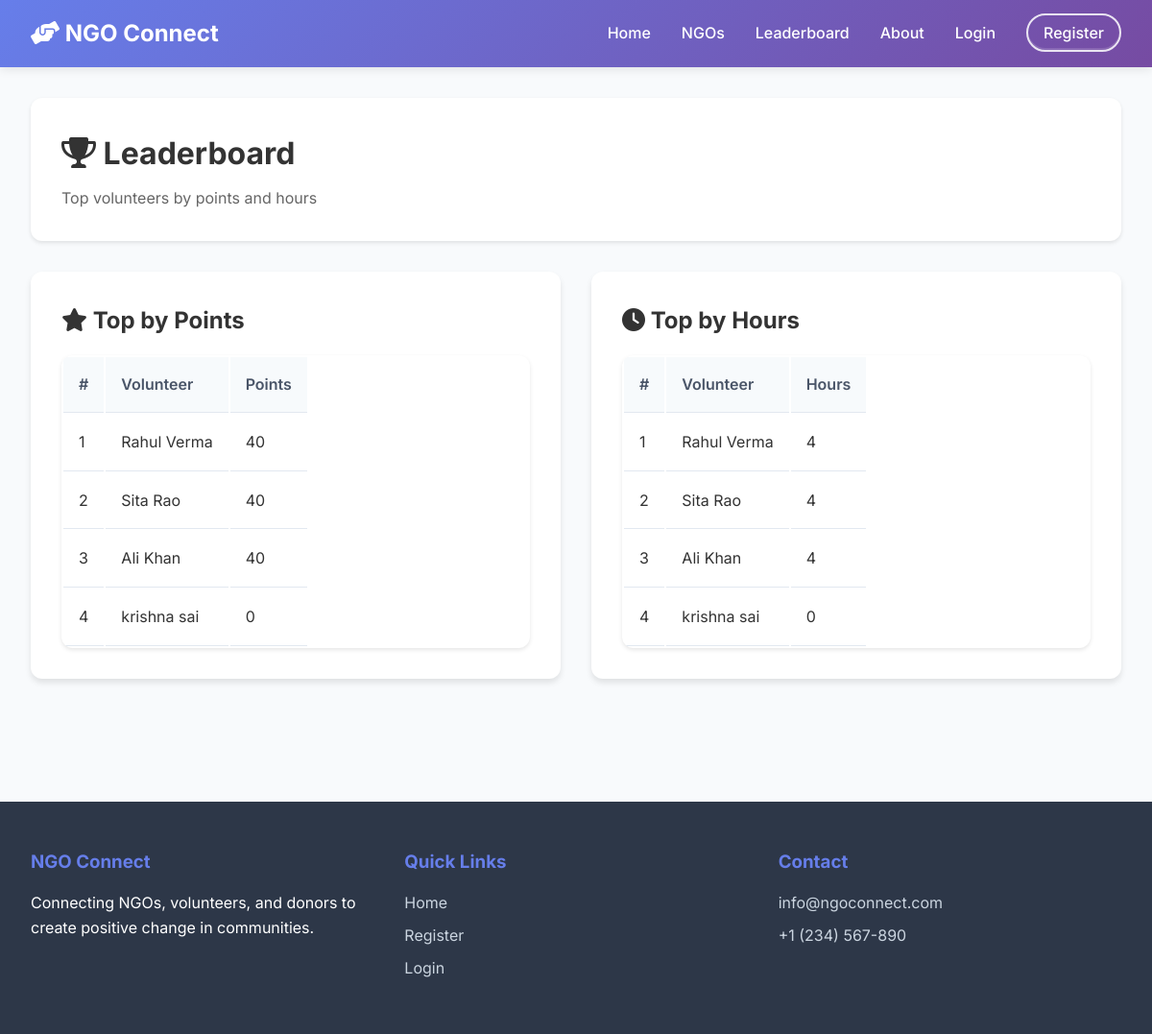
Page /volunteers/leaderboard on the committed database.
### database/models.py (models this page shows, shortened)
class Volunteer(db.Model):
    __tablename__ = 'volunteers'
    id = db.Column(db.Integer, primary_key=True)
    user_id = db.Column(db.Integer, db.ForeignKey('users.id'), nullable=False, index=True)
    bio = db.Column(db.Text)
    skills = db.Column(db.Text)  # JSON string of skills
    interests = db.Column(db.Text)  # JSON string of interests
    availability = db.Column(db.Text)  # JSON string of availability
    total_hours = db.Column(db.Integer, default=0, index=True)
    total_points = db.Column(db.Integer, default=0, index=True)
    created_at = db.Column(db.DateTime, default=datetime.utcnow, index=True)
    bookings = db.relationship('Booking', backref='volunteer', lazy='dynamic', cascade='all, delete-orphan')

class User(UserMixin, db.Model):
    __tablename__ = 'users'
    id = db.Column(db.Integer, primary_key=True)
    email = db.Column(db.String(120), unique=True, nullable=False, index=True)
    password_hash = db.Column(db.String(200), nullable=False)
    role = db.Column(db.String(20), nullable=False, index=True)  # admin, ngo, volunteer, donor
    first_name = db.Column(db.String(50), nullable=False)
    last_name = db.Column(db.String(50), nullable=False)
    phone = db.Column(db.String(20))
    profile_image = db.Column(db.String(200))
    is_verified = db.Column(db.Boolean, default=False, index=True)
    is_active = db.Column(db.Boolean, default=True, index=True)
    created_at = db.Column(db.DateTime, default=datetime.utcnow, index=True)
    last_login = db.Column(db.DateTime)
    ngo = db.relationship('NGO', backref='user', uselist=False, cascade='all, delete-orphan')
    volunteer = db.relationship('Volunteer', backref='user', uselist=False, cascade='all, delete-orphan')
    donor = db.relationship('Donor', backref='user', uselist=False, cascade='all, delete-orphan')
    sent_messages = db.relationship('Message', foreign_keys='Message.sender_id', backref='sender', lazy='dynamic')
    received_messages = db.relationship('Message', foreign_keys='Message.receiver_id', backref='receiver', lazy='dynamic')

### app.py (the view)
@app.route('/volunteers/leaderboard')
def volunteers_leaderboard():
    points_leaders = queries.get_volunteer_leaderboard(limit=10)
    hours_leaders = queries.get_hours_leaderboard(limit=10)
    return render_template(
        'volunteers_leaderboard.html',
        points_leaders=points_leaders,
        hours_leaders=hours_leaders
    )

### app.py (called while the page is built)
@app.after_request
def add_security_headers(response):
    response.headers['X-Content-Type-Options'] = 'nosniff'
    response.headers['X-Frame-Options'] = 'DENY'
    response.headers['X-XSS-Protection'] = '1; mode=block'
    if os.environ.get('FLASK_ENV') == 'production':
        response.headers['Strict-Transport-Security'] = 'max-age=31536000; includeSubDomains'
    return response

@app.context_processor
def inject_csrf_token():
    return dict(csrf_token=generate_csrf)

### database/queries.py (called while the page is built)
    def get_volunteer_leaderboard(self, limit=10):
        return self.models.Volunteer.query.order_by(
            desc(self.models.Volunteer.total_points)
        ).limit(limit).all()

    def get_hours_leaderboard(self, limit=10):
        return self.models.Volunteer.query.order_by(
            desc(self.models.Volunteer.total_hours)
        ).limit(limit).all()

### templates/volunteers_leaderboard.html (shortened to what this page needs)
{% extends "base.html" %}
{% block content %}
<div class="container">
    <div class="dashboard-header">
        <h1><i class="fas fa-trophy"></i> Leaderboard</h1>
        <p>Top volunteers by points and hours</p>
    </div>
    <div class="grid grid-2">
        <div class="card">
            <h3><i class="fas fa-star"></i> Top by Points</h3>
            <div class="table">
                <table>
                    <thead>
                        <tr>
                            <th>#</th>
                            <th>Volunteer</th>
                            <th>Points</th>
                        </tr>
                    </thead>
                    <tbody>
                        {% for v in points_leaders %}
                        <tr>
                            <td>{{ loop.index }}</td>
                            <td>{{ v.user.first_name }} {{ v.user.last_name }}</td>
                            <td>{{ v.total_points }}</td>
                        </tr>
                        {% else %}
                        <tr>
                            <td colspan="3" style="text-align:center; color:#666;">No data yet</td>
                        </tr>
                        {% endfor %}
                    </tbody>
                </table>
            </div>
        </div>
        <div class="card">
            <h3><i class="fas fa-clock"></i> Top by Hours</h3>
            <div class="table">
                <table>
                    <thead>
                        <tr>
                            <th>#</th>
                            <th>Volunteer</th>
                            <th>Hours</th>
                        </tr>
                    </thead>
                    <tbody>
                        {% for v in hours_leaders %}
                        <tr>
                            <td>{{ loop.index }}</td>
                            <td>{{ v.user.first_name }} {{ v.user.last_name }}</td>
                            <td>{{ v.total_hours }}</td>
                        </tr>
                        {% else %}
                        <tr>
                            <td colspan="3" style="text-align:center; color:#666;">No data yet</td>
                        </tr>
                        {% endfor %}
                    </tbody>
                </table>
            </div>
        </div>
    </div>
</div>
{% endblock %}

### templates/base.html (shortened to what this page needs)
<!DOCTYPE html>
<html lang="en">
<head>
    <link href="https://cdnjs.cloudflare.com/ajax/libs/font-awesome/6.0.0/css/all.min.css" rel="stylesheet">
</head>
<body>
    <nav class="navbar">
        <div class="nav-container">
            <a href="{{ url_for('index') }}" class="logo">
                <i class="fas fa-hands-helping"></i> NGO Connect
            </a>
            <ul class="nav-menu">
                <li><a href="{{ url_for('index') }}">Home</a></li>
                <li><a href="{{ url_for('ngos_directory') }}">NGOs</a></li>
                <li><a href="{{ url_for('volunteers_leaderboard') }}">Leaderboard</a></li>
                <li><a href="{{ url_for('about') }}">About</a></li>
                {% if current_user.is_authenticated %}
                    <li><a href="{{ url_for('dashboard') }}">Dashboard</a></li>
                    {% if current_user.role == 'volunteer' %}
                        <li><a href="{{ url_for('volunteer_achievements') }}">Achievements</a></li>
                    {% endif %}
                    <li><a href="{{ url_for('logout') }}">Logout</a></li>
                {% else %}
                    <li><a href="{{ url_for('login') }}">Login</a></li>
                    <li><a href="{{ url_for('register') }}">Register</a></li>
                {% endif %}
            </ul>
        </div>
    </nav>
    {% block content %}{% endblock %}
    <footer class="footer">
        <div class="footer-content">
            <div>
                <h3>NGO Connect</h3>
                <p>Connecting NGOs, volunteers, and donors to create positive change in communities.</p>
            </div>
            <div>
                <h3>Quick Links</h3>
                <a href="{{ url_for('index') }}">Home</a>
                <a href="{{ url_for('register') }}">Register</a>
                <a href="{{ url_for('login') }}">Login</a>
            </div>
            <div>
                <h3>Contact</h3>
                <a href="mailto:info@ngoconnect.com">info@ngoconnect.com</a>
                <a href="tel:+1234567890">+1 (234) 567-890</a>
            </div>
        </div>
    </footer>
</body>
</html>

### templates/base.html (style rules this page uses)
:root { --brand-primary: #6d28d9; --brand-secondary: #f472b6; --brand-amber: #f59e0b; --ink-900: #0f172a; --ink-700: #334155; --surface: #ffffff; }
* { margin: 0; padding: 0; box-sizing: border-box; }
body { font-family: 'Inter', sans-serif; line-height: 1.6; color: #333; background-color: #f8fafc; }
.navbar { background: linear-gradient(135deg, #667eea 0%, #764ba2 100%); padding: 1rem 0; box-shadow: 0 2px 10px rgba(0,0,0,0.1); position: sticky; top: 0; z-index: 1000; }
.nav-container { max-width: 1200px; margin: 0 auto; padding: 0 2rem; display: flex; justify-content: space-between; align-items: center; }
.logo { color: white; font-size: 1.5rem; font-weight: 700; text-decoration: none; }
.nav-menu { display: flex; list-style: none; gap: 2rem; }
.nav-menu a { color: white; text-decoration: none; font-weight: 500; transition: opacity 0.3s; }
.nav-menu li:last-child a { border: 2px solid rgba(255,255,255,0.85); border-radius: 9999px; padding: 0.5rem 1rem; box-shadow: inset 0 -2px 0 rgba(255,255,255,0.15); }
.container { max-width: 1200px; margin: 0 auto; padding: 2rem; }
.card { background: white; border-radius: 12px; padding: 2rem; box-shadow: 0 4px 6px rgba(0,0,0,0.1); margin-bottom: 2rem; }
.card h3 { color: #333; margin-bottom: 1rem; font-size: 1.5rem; }
.grid { display: grid; gap: 2rem; }
.grid-2 { grid-template-columns: repeat(auto-fit, minmax(300px, 1fr)); }
.footer { background: #2d3748; color: white; padding: 3rem 0; margin-top: 4rem; }
.footer-content { max-width: 1200px; margin: 0 auto; padding: 0 2rem; display: grid; grid-template-columns: repeat(auto-fit, minmax(250px, 1fr)); gap: 2rem; }
.footer h3 { margin-bottom: 1rem; color: #667eea; }
.footer a { color: #cbd5e0; text-decoration: none; display: block; margin-bottom: 0.5rem; }
.dashboard-header { background: white; padding: 2rem; border-radius: 12px; margin-bottom: 2rem; box-shadow: 0 2px 4px rgba(0,0,0,0.1); }
.dashboard-header h1 { color: #333; margin-bottom: 0.5rem; }
.dashboard-header p { color: #666; }
.table { width: 100%; border-collapse: collapse; background: white; border-radius: 12px; overflow: hidden; box-shadow: 0 2px 4px rgba(0,0,0,0.1); }
.table th, .table td { padding: 1rem; text-align: left; border-bottom: 1px solid #e2e8f0; }
.table th { background: #f7fafc; font-weight: 600; color: #4a5568; }

### rows in the picture
Volunteer: user.first_name "Rahul", user.last_name "Verma", total_points "40", total_hours "4"
Volunteer: user.first_name "Sita", user.last_name "Rao", total_points "40", total_hours "4"
Volunteer: user.first_name "Ali", user.last_name "Khan", total_points "40", total_hours "4"
Volunteer: user.first_name "krishna", user.last_name "sai", total_points "0", total_hours "0"
